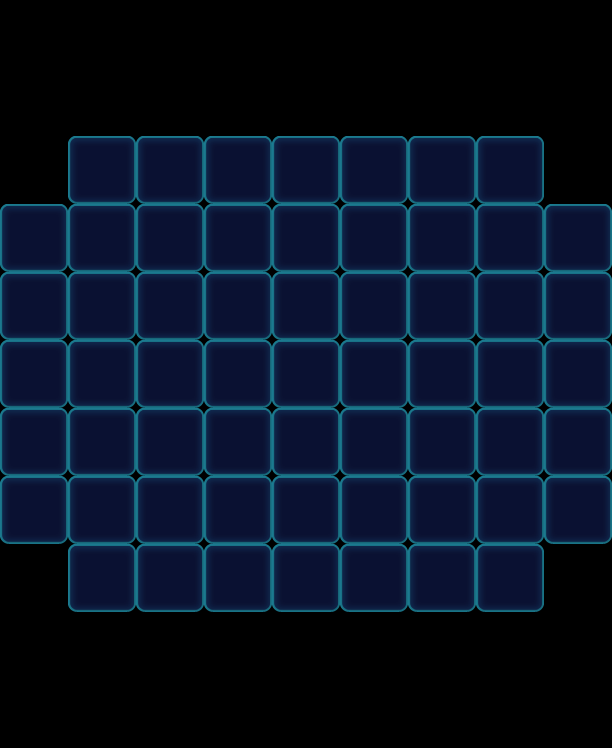

This game map was drawn from its Tiled (.tmx) file and the tilesets committed beside it. A one-line description and the trimmed map source follow:
An orthogonal 9x11 tile map with 68x68 px tiles, 1 tile layer (Valid), 2 tilesets and 68 objects (59x Monster, 9x Factory_Normal).

<map version="1.0" orientation="orthogonal" width="9" height="11" tilewidth="68" tileheight="68">
 <tileset firstgid="1" name="game_grid1" tilewidth="68" tileheight="68">
  <image source="game_grid1.png" width="68" height="68" />
 </tileset>
 <tileset firstgid="2" name="map" tilewidth="68" tileheight="68">
  <image source="map.png" width="1024" height="1024" />
 </tileset>
 <layer name="Valid" width="9" height="11">
  <data>[99 cells, 59 non-empty, 1 distinct tile ids]</data>
 </layer>
 <objectgroup name="BottomObj" width="9" height="11" />
 <objectgroup name="MiddleObj" width="9" height="11">
  <object name="53" type="Monster" gid="3" x="476" y="408">
   <properties>
    <property name="Color" value="Green" />
   </properties>
  </object>
  <object name="53" type="Monster" gid="3" x="544" y="408">
   <properties>
    <property name="Color" value="Green" />
   </properties>
  </object>
  <object name="61" type="Monster" gid="18" x="408" y="340">
   <properties>
    <property name="Color" value="Pink" />
   </properties>
  </object>
  <object name="61" type="Monster" gid="18" x="340" y="204">
   <properties>
    <property name="Color" value="Pink" />
   </properties>
  </object>
  <object name="55" type="Monster" gid="19" x="68" y="544">
   <properties>
    <property name="Color" value="Yellow" />
   </properties>
  </object>
  <object name="55" type="Monster" gid="19" x="68" y="408">
   <properties>
    <property name="Color" value="Yellow" />
   </properties>
  </object>
  <object name="33" type="Monster" gid="3" x="340" y="476">
   <properties>
    <property name="Color" value="Green" />
   </properties>
  </object>
  <object name="33" type="Monster" gid="3" x="272" y="340">
   <properties>
    <property name="Color" value="Green" />
   </properties>
  </object>
  <object name="61" type="Monster" gid="18" x="0" y="544">
   <properties>
    <property name="Color" value="Pink" />
   </properties>
  </object>
  <object name="61" type="Monster" gid="18" x="476" y="272">
   <properties>
    <property name="Color" value="Pink" />
   </properties>
  </object>
  <object name="55" type="Monster" gid="19" x="272" y="272">
   <properties>
    <property name="Color" value="Yellow" />
   </properties>
  </object>
  <object name="35" type="Monster" gid="17" x="340" y="408">
   <properties>
    <property name="Color" value="Purple" />
   </properties>
  </object>
  <object name="35" type="Monster" gid="17" x="136" y="544">
   <properties>
    <property name="Color" value="Purple" />
   </properties>
  </object>
  <object name="35" type="Monster" gid="17" x="408" y="408">
   <properties>
    <property name="Color" value="Purple" />
   </properties>
  </object>
  <object name="61" type="Monster" gid="18" x="544" y="476">
   <properties>
    <property name="Color" value="Pink" />
   </properties>
  </object>
  <object name="35" type="Monster" gid="17" x="204" y="408">
   <properties>
    <property name="Color" value="Purple" />
   </properties>
  </object>
  <object name="32" type="Monster" gid="2" x="204" y="340">
   <properties>
    <property name="Color" value="Blue" />
   </properties>
  </object>
  <object name="32" type="Monster" gid="2" x="136" y="408">
   <properties>
    <property name="Color" value="Blue" />
   </properties>
  </object>
  <object name="32" type="Monster" gid="2" x="340" y="340">
   <properties>
    <property name="Color" value="Blue" />
   </properties>
  </object>
  <object name="32" type="Monster" gid="2" x="136" y="340">
   <properties>
    <property name="Color" value="Blue" />
   </properties>
  </object>
  <object name="32" type="Monster" gid="2" x="408" y="204">
   <properties>
    <property name="Color" value="Blue" />
   </properties>
  </object>
  <object name="32" type="Monster" gid="2" x="0" y="476">
   <properties>
    <property name="Color" value="Blue" />
   </properties>
  </object>
  <object name="32" type="Monster" gid="2" x="408" y="612">
   <properties>
    <property name="Color" value="Blue" />
   </properties>
  </object>
  <object name="32" type="Monster" gid="2" x="272" y="408">
   <properties>
    <property name="Color" value="Blue" />
   </properties>
  </object>
  <object name="33" type="Monster" gid="3" x="272" y="204">
   <properties>
    <property name="Color" value="Green" />
   </properties>
  </object>
  <object name="55" type="Monster" gid="19" x="340" y="272">
   <properties>
    <property name="Color" value="Yellow" />
   </properties>
  </object>
  <object name="33" type="Monster" gid="3" x="136" y="272">
   <properties>
    <property name="Color" value="Green" />
   </properties>
  </object>
  <object name="55" type="Monster" gid="19" x="272" y="476">
   <properties>
    <property name="Color" value="Yellow" />
   </properties>
  </object>
  <object name="61" type="Monster" gid="18" x="204" y="204">
   <properties>
    <property name="Color" value="Pink" />
   </properties>
  </object>
  <object name="55" type="Monster" gid="19" x="476" y="204">
   <properties>
    <property name="Color" value="Yellow" />
   </properties>
  </object>
  <object name="32" type="Monster" gid="2" x="204" y="272">
   <properties>
    <property name="Color" value="Blue" />
   </properties>
  </object>
  <object name="33" type="Monster" gid="3" x="408" y="476">
   <properties>
    <property name="Color" value="Green" />
   </properties>
  </object>
  <object name="33" type="Monster" gid="3" x="476" y="340">
   <properties>
    <property name="Color" value="Green" />
   </properties>
  </object>
  <object name="33" type="Monster" gid="3" x="136" y="476">
   <properties>
    <property name="Color" value="Green" />
   </properties>
  </object>
  <object name="33" type="Monster" gid="3" x="272" y="544">
   <properties>
    <property name="Color" value="Green" />
   </properties>
  </object>
  <object name="33" type="Monster" gid="3" x="476" y="544">
   <properties>
    <property name="Color" value="Green" />
   </properties>
  </object>
  <object name="35" type="Monster" gid="17" x="68" y="476">
   <properties>
    <property name="Color" value="Purple" />
   </properties>
  </object>
  <object name="35" type="Monster" gid="17" x="68" y="612">
   <properties>
    <property name="Color" value="Purple" />
   </properties>
  </object>
  <object name="35" type="Monster" gid="17" x="476" y="476">
   <properties>
    <property name="Color" value="Purple" />
   </properties>
  </object>
  <object name="35" type="Monster" gid="17" x="340" y="544">
   <properties>
    <property name="Color" value="Purple" />
   </properties>
  </object>
  <object name="35" type="Monster" gid="17" x="544" y="544">
   <properties>
    <property name="Color" value="Purple" />
   </properties>
  </object>
  <object name="35" type="Monster" gid="17" x="204" y="476">
   <properties>
    <property name="Color" value="Purple" />
   </properties>
  </object>
  <object name="61" type="Monster" gid="18" x="0" y="408">
   <properties>
    <property name="Color" value="Pink" />
   </properties>
  </object>
  <object name="61" type="Monster" gid="18" x="68" y="340">
   <properties>
    <property name="Color" value="Pink" />
   </properties>
  </object>
  <object name="61" type="Monster" gid="18" x="136" y="612">
   <properties>
    <property name="Color" value="Pink" />
   </properties>
  </object>
  <object name="61" type="Monster" gid="18" x="272" y="612">
   <properties>
    <property name="Color" value="Pink" />
   </properties>
  </object>
  <object name="61" type="Monster" gid="18" x="408" y="544">
   <properties>
    <property name="Color" value="Pink" />
   </properties>
  </object>
  <object name="55" type="Monster" gid="19" x="0" y="340">
   <properties>
    <property name="Color" value="Yellow" />
   </properties>
  </object>
  </objectgroup>
 <objectgroup color="#000000" name="TopObj" width="9" height="11">
  <!-- 9 objects omitted --></objectgroup>
</map>
<!-- 20 of 68 objects omitted -->
